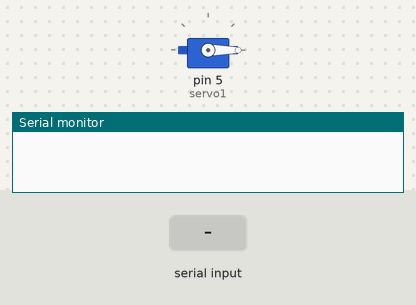
This sketch was run on a simulated Arduino Uno, built with avr-gcc and run on an emulated ATmega328P. On the bench: servo, the last lines printed to the serial monitor. Inputs (shaded band) come from the test bench.

Above: at 1.7 s.
1.8 s: "1" received over Serial
At 14.6 s:
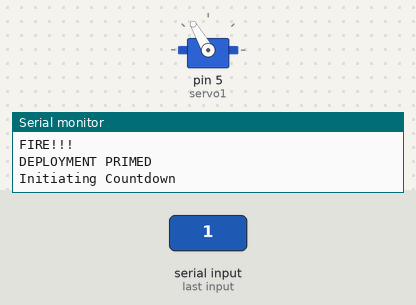
Timing chart, 0 to 15.3 s (numbered marks = the images above; inputs shaded):
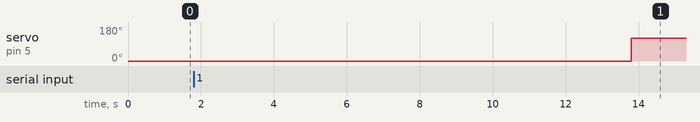

Measured:
- after the input at 1.8 s, servo on pin 5 (servo1): 0° → 120° after 12.0 s

The sketch:

RocketDeploy.ino
```cpp
/*
  _____        _____            _____ _    _ _    _ _______ ______
 |  __ \ /\   |  __ \     /\   / ____| |  | | |  | |__   __|  ____|
 | |__) /  \  | |__) |   /  \ | |    | |__| | |  | |  | |  | |__
 |  ___/ /\ \ |  _  /   / /\ \| |    |  __  | |  | |  | |  |  __|
 | |  / ____ \| | \ \  / ____ \ |____| |  | | |__| |  | |  | |____
 |_|_/_/ ___\_\_|__\_\/_/    \_\_____|_| _|_|\____/___|_|_ |______|___
 |  __ \|  ____|  __ \| |    / __ \ \   / /  \/  |  ____| \ | |__   __|
 | |  | | |__  | |__) | |   | |  | \ \_/ /| \  / | |__  |  \| |  | |
 | |  | |  __| |  ___/| |   | |  | |\   / | |\/| |  __| | . ` |  | |
 | |__| | |____| |    | |___| |__| | | |  | |  | | |____| |\  |  | |
 |_____/|______|_|    |______\____/  |_|  |_|  |_|______|_| \_|  |_|

 Developed by U. Jamil for Leslie's Engineering 2 Bottle Rockets 2014-15

 */
#include <Servo.h>
Servo servo1;
int state = 0;

void setup() {
  Serial.begin(9600);
  servo1.attach(5);
  servo1.write(0);
  delay(500);
}

void loop() {
  if (Serial.available() > 0) {
    state = Serial.read();
  }
  if (state == '1') { // if the state is 1 the parachute will deploy
    Serial.println("DEPLOYMENT PRIMED");
    delay(500);
    Serial.println("Initiating Countdown");
    delay(2000);
    Serial.println("5");
    delay(1000);
    Serial.println("4");
    delay(1000);
    Serial.println("3");
    delay(1000);
    Serial.println("2");
    delay(1000);
    Serial.println("1");
    delay(1000); // insert time in millis until deployment
    Serial.println("FIRE!!!");
    delay(4500);
    servo1.write(120); // move servo to 120deg
    delay(100);
    servo1.detach(); // keep servo in position
    return;
  }
}
```
